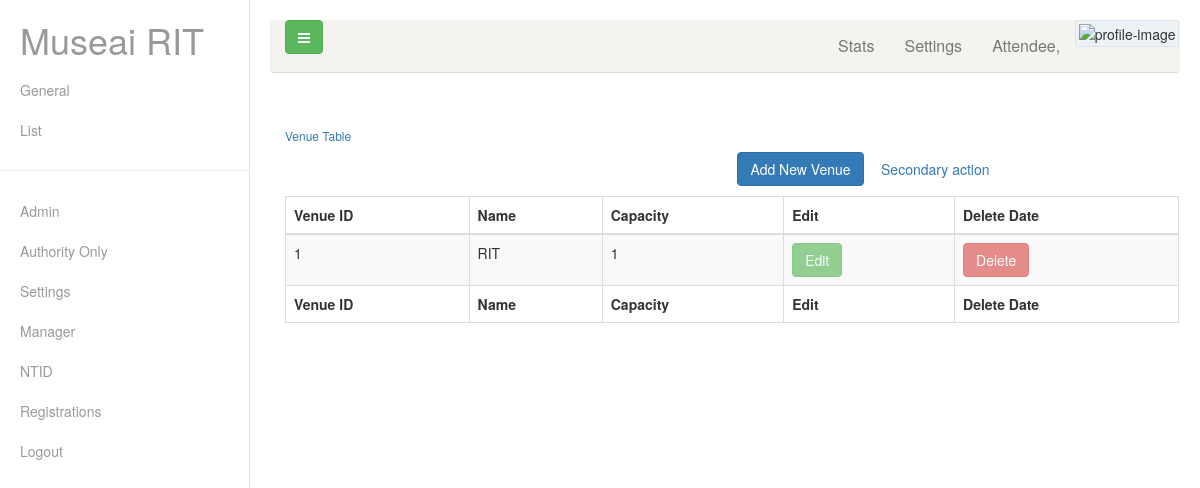
The app's page /Admin/venue.php with its own data.
### tables this page shows
CREATE TABLE IF NOT EXISTS `venue` (
  `idvenue` INT NOT NULL AUTO_INCREMENT,
  `name` VARCHAR(50) NOT NULL,
  `capacity` INT NULL,
  PRIMARY KEY (`idvenue`),
  UNIQUE INDEX `name_UNIQUE` (`name` ASC));

### Config/database.php (called while the page is built, shortened)
<?php
    class Config2 {
        private $host = '127.0.0.1';
        private $dbname = 'museai';
        public function __construct(){
            $dsn = 'mysql:host='.$this->host.';dbname='.$this->dbname;
            $options = array(
                PDO::ATTR_PERSISTENT => true,
                PDO::ATTR_ERRMODE => PDO::ERRMODE_EXCEPTION
            );
        }
    }
?>

### Admin/controller.php (called while the page is built, shortened)
<?php
    require_once '../Config/database.php';
    class Controller{
        private $dbh;
        private $server = "127.0.0.1";
        private $username = "root";
        private $password = "Merciful$100";
        private $dbname = "museai";
        function __construct(){
            $this->dbh = null;
            try{
                $this->dbh = new PDO("mysql:host=" . $this->server . ";dbname=" . $this->dbname, $this->username, $this->password);
                $this->dbh->exec("set names utf8");
                $this->dbh->setAttribute(PDO::ATTR_ERRMODE, PDO::ERRMODE_EXCEPTION);
                $this->dbh->setAttribute(PDO::ATTR_EMULATE_PREPARES, false);
            }catch(PDOException $exception){
                echo "Database could not be connected: " . $exception->getMessage();
            }
            return $this->dbh;
        }
        function get_Venues(){
            try{
                $data = array();
                $query = "select * from venue";
                $stmt = $this->dbh->prepare($query);
                $stmt->execute();
                while($row = $stmt->fetch()){
                    $data[] = $row;
                }
                return $data;
            }catch(PDOException $pe){
                echo $pe->getMessage();
                return[];
           }
        }
    }
?>

### Admin/venue.php (the view, shortened to what this page needs)
<?php
    include('Controller.php');
    $db = new Controller();
?>
<?php
    include('../includes/header.php');
?>
<div class="container-fluid">
    <div class="card shadow mb-4">
        <div class="card-header py-3">
            <h6 class="m-0 font-weight-bold text-primary">Venue Table</h6>
        </div>
        <div class="card-body table table-striped table-dark">
            <div class="table-responsive">
                <table id="example" class="table table-striped table-bordered" style="width:100%">
                    <section class="text-center">
                        <div class="container">
                            <p>
                                <a href="insert_venue.php" class="btn btn-primary my-2">Add New Venue</a>
                                <a href="#" class="btn btn-secondary my-2">Secondary action</a>
                            </p>
                            <thead>
                                <?php
                                    if($_SESSION['userRole'] == 4){
                                        echo
                                        '<tr>
                                        <th class="th-sm">Venue ID</th>
                                        <th class="th-sm">Name</th>
                                        <th class="th-sm">Capacity</th>
                                        <th class="th-sm">Edit</th>
                                        <th class="th-sm">Delete Date</th></tr>';
                                    }else{
                                        echo
                                        '<tr>
                                        <th class="th-sm">Venue ID</th>
                                        <th class="th-sm">Name</th>
                                        <th class="th-sm">Capacity</th>
                                        <th class="th-sm">Edit</th>
                                        <th class="th-sm">Delete Date</th></tr>';
                                    }
                                ?>
                            </thead>
                            <tfoot>
                                <?php
                                    if($_SESSION['userRole'] == 4){
                                        echo
                                        '<tr>
                                        <th class="th-sm">Venue ID</th>
                                        <th class="th-sm">Name</th>
                                        <th class="th-sm">Capacity</th>
                                        <th class="th-sm">Edit</th>
                                        <th class="th-sm">Delete Date</th></tr>';
                                    }else{
                                        echo
                                        '<tr>
                                        <th class="th-sm">Venue ID</th>
                                        <th class="th-sm">Name</th>
                                        <th class="th-sm">Capacity</th>
                                        <th class="th-sm">Edit</th>
                                        <th class="th-sm">Delete Date</th></tr>';
                                    }
                                ?>
                            </tfoot>
                            <tbody>
                                    <?php
                                        $result = $db->get_Venues();
                                        foreach($result as $post){
                                            echo'<tr>
                                                    <td class="pt-3-half" contenteditable="true">'
                                                    . $post["idvenue"] .
                                                    '</td>
                                                    <td class="pt-3-half" contenteditable="true"> '. $post["name"] . '
                                                    </td>
                                                    <td class="pt-3-half" contenteditable="true"> '. $post["capacity"] . '
                                                    </td>';
                                                if($_SESSION['userRole'] == 1 || $_SESSION['userRole'] == 2 || $_SESSION['userRole'] == 3){
                                                    echo'
                                                        <td>
                                                            <span class="table-remove"><a type="button" class="btn btn-success" href="edit_venue.php?id='
                                                            .$post["idvenue"]. '">Edit</a>&nbsp;</span>
                                                        </td>';
                                                    echo'
                                                        <td>
                                                            <span class="table-remove"><a type="button" class="btn btn-danger" href="venue.php?deleteVenue=true&id='
                                                            .$post["idvenue"].
                                                            '">Delete</a>&nbsp;</span>
                                                        </td>';
                                                }else{
                                                    echo'
                                                        <td>
                                                            <span class="table-remove"><a type="button" class="btn btn-success" href="edit_venue.php?id='
                                                            .$post["idvenue"].
                                                            '" disabled>Edit</a>&nbsp;</span>
                                                        </td>';
                                                    echo'
                                                        <td>
                                                            <span class="table-remove"><a type="button" class="btn btn-danger" href="role.php?deleteVenue=true&id='
                                                            .$post["idvenue"]. '
                                                            "disabled>Delete</a>&nbsp;</span>
                                                        </td>';
                                                }
                                                echo'
                                                </tr>';
                                        }
                                    ?>
                            </tbody>
                        </div>
                    </section>
                </table>
            </div>
        </div>
    </div>
</div>
<?php
    include('../includes/footer.php');
?>

### includes/style.css (style rules this page uses)
p { font-size: 16px; line-height: 1.4em; }
.container-fluid { padding-right: 1px; padding-left: 15px; margin-right: auto; margin-left: auto; }

### records on screen
venue: idvenue "1", name "RIT", capacity "1"
